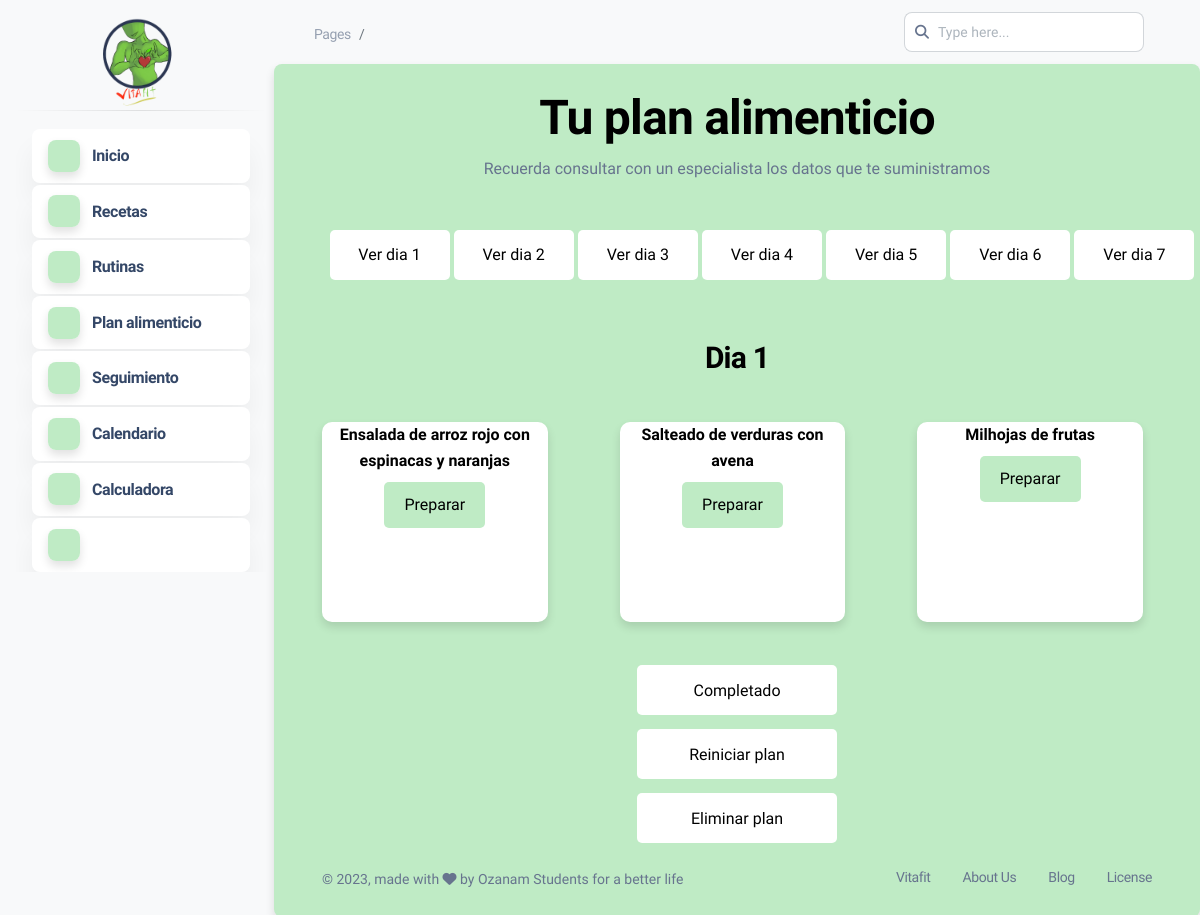
The app's page /dashboard.php?mod=palimenticio_pro with its own data.
### tables this page shows
CREATE TABLE `receta` (
  `id_receta` int(1) NOT NULL,
  `nombre` varchar(50) NOT NULL,
  `descripcion` varchar(15000) NOT NULL,
  `video` blob NOT NULL,
  `ingredientes` varchar(1000) NOT NULL,
  `imagen` mediumblob NOT NULL
);

### modulos/plan/palimenticio_pro.php (the view, shortened to what this page needs)
<center>
<h1>Tu plan alimenticio</h1>
<p>Recuerda consultar con un especialista los datos que te suministramos </p>
<div class="row">
  <form action="dashboard.php?mod=palimenticio_pro" method="POST" class="col-md-1 form_dias">
    <button type="submit" class="btn_dias" name="btn_dias">Ver dia 1</button>
  </form>
  <form action="dashboard.php?mod=palimenticio_pro" method="POST" class="col-md-1 form_dias">
    <button type="submit" class="btn_dias" name="btn_dias">Ver dia 2</button>
  </form>
  <form action="dashboard.php?mod=palimenticio_pro" method="POST" class="col-md-1 form_dias">
    <button type="submit" class="btn_dias" name="btn_dias">Ver dia 3</button>
  </form>
  <form action="dashboard.php?mod=palimenticio_pro" method="POST" class="col-md-1 form_dias">
    <button type="submit" class="btn_dias" name="btn_dias">Ver dia 4</button>
  </form>
  <form action="dashboard.php?mod=palimenticio_pro" method="POST" class="col-md-1 form_dias">
    <button type="submit" class="btn_dias" name="btn_dias">Ver dia 5</button>
  </form>
  <form action="dashboard.php?mod=palimenticio_pro" method="POST" class="col-md-1 form_dias">
    <button type="submit" class="btn_dias" name="btn_dias">Ver dia 6</button>
  </form>
  <form action="dashboard.php?mod=palimenticio_pro" method="POST" class="col-md-1 form_dias">
    <button type="submit" class="btn_dias" name="btn_dias">Ver dia 7</button>
  </form>
</div>
<br>
<?php
      if(isset($_POST["btn_dias"])){
        $dia=$_POST['dia'];
        $documento=$_SESSION['documento'];
        $consulta = mysqli_query($conexion,"SELECT * FROM plan_alimenticio WHERE numero_identificacion LIKE '%$documento%';") or die ($conexion."Error en la consulta");
        if($fila=mysqli_fetch_array($consulta)){
          $numero_plan=$fila['id_plan'];
          $consulta_lista = mysqli_query($conexion,"SELECT * FROM lista_plan WHERE id_plan = '$numero_plan' AND dia_consumo = '$dia';") or die ($conexion."Error en la consulta");
          $cantidad = mysqli_num_rows($consulta_lista);
          if($cantidad > 0){
            ?>
            <h3><?php echo "Dia ",$dia;?></h3>
            <div class="row">
            <?php
            while($fila=mysqli_fetch_array($consulta_lista)){
                $receta=$fila['id_receta'];
                $cumplida=$fila['completada'];
                $consulta=mysqli_query($conexion,"SELECT * FROM receta WHERE id_receta = '$receta';") or die ($conexion."Error en la consulta");
                while($fila=mysqli_fetch_array($consulta)){
                  ?>
                  <br>
                  <br><br>
                  <div class="receta col-md-3 col-lg-3 col-sm-3 col-xs-3 shadow-md">
                  <div class="nombre_receta">
                    <h6><?php echo $fila['nombre'];?></h6>
                  </div>
                    <?php
                    if($cumplida==2){
                      ?>
                    <div>
                    <p>Realizada</p>
                    </div>
                      <?php
                    }else{
                      ?>
                      <form method="post"action="dashboard.php?mod=info_receta">
                      <input type="text" class="form-control" name="nombre_receta" value="<?php echo $fila['nombre'];?>" hidden>
                      <button type="submit" class="btn_consulta" name="btn_receta">Preparar</button>
                      </form>
                      <?php
                    }
                    ?>
                  </div>
                  <?php
                }
              }
              ?>
              </div>
              <form action="dashboard.php?mod=palimenticio_pro" method="POST">
                <input type="text" name="dia" value="<?php echo $dia; ?>" hidden>
                <input type="text" name="id_plan" value="<?php echo $numero_plan; ?>" hidden>
                <button type="submit" name="btn_completado" class="btn_cambios">Completado</button>
              </form>
              <form action="dashboard.php?mod=palimenticio_pro" method="POST">
                <input type="text" name="id_plan" value="<?php echo $numero_plan; ?>" hidden>
                <button type="submit" name="btn_reiniciar" class="btn_cambios">Reiniciar plan</button>
              </form>
              <form action="dashboard.php?mod=palimenticio_pro" method="POST">
                <input type="text" name="id_plan" value="<?php echo $numero_plan; ?>" hidden>
                <button type="submit" name="btn_eliminar" class="btn_eliminar">Eliminar plan</button>
              </form>
              <?php
            }
          }
        }else{
          $documento=$_SESSION['documento'];
        $consulta = mysqli_query($conexion,"SELECT * FROM plan_alimenticio WHERE numero_identificacion LIKE '%$documento%';") or die ($conexion."Error en la consulta");
        if($fila=mysqli_fetch_array($consulta)){
          $numero_plan=$fila['id_plan'];
          $consulta_lista = mysqli_query($conexion,"SELECT * FROM lista_plan WHERE id_plan = '$numero_plan' AND dia_consumo = '1';") or die ($conexion."Error en la consulta");
          $cantidad = mysqli_num_rows($consulta_lista);
          if($cantidad > 0){
            ?>
            <h3><?php echo "Dia 1";?></h3>
            <div class="row">
            <?php
            while($fila=mysqli_fetch_array($consulta_lista)){
                $receta=$fila['id_receta'];
                $cumplida=$fila['completada'];
                $consulta=mysqli_query($conexion,"SELECT * FROM receta WHERE id_receta = '$receta';") or die ($conexion."Error en la consulta");
                while($fila=mysqli_fetch_array($consulta)){
                  ?>
                  <br>
                  <br><br>
                  <div class="receta col-md-3 col-lg-3 col-sm-3 col-xs-3 shadow-md">
                  <div class="nombre_receta">
                    <h6><?php echo $fila['nombre'];?></h6>
                  </div>
                  <?php
                    if($cumplida==2){
                      ?>
                    <div>
                    <p>Realizada</p>
                    </div>
                      <?php
                    }else{
                      ?>
                      <form method="post"action="dashboard.php?mod=info_receta">
                      <button type="submit" class="btn_consulta" name="btn_receta">Preparar</button>
                      </form>
                      <?php
                    }
                    ?>
                  </div>
                  <?php
                }
              }
              ?>
              </div>
              <form action="dashboard.php?mod=palimenticio_pro" method="POST">
                <button type="submit" name="btn_completado" class="btn_cambios">Completado</button>
              </form>
              <form action="dashboard.php?mod=palimenticio_pro" method="POST">
                <button type="submit" name="btn_reiniciar" class="btn_cambios">Reiniciar plan</button>
              </form>
              <form action="dashboard.php?mod=palimenticio_pro" method="POST">
                <button type="submit" name="btn_eliminar" class="btn_eliminar">Eliminar plan</button>
              </form>
              <?php
            }
          }
        }
?>
</center>

### modulos/plan/palimenticio_pro.php (style rules this page uses)
.receta { background-color:#fff; height: 200px; margin: 4%; border-radius: 10px; }
.btn_consulta { background-color:#BFEBC5; padding:10px 20px; color: black; border: none; border-radius: 5px; font-size: 16px; cursor: pointer; transition: transform 0.3s ease; }
.btn_dias { background-color:#fff; width: 120px; height: 50px; color: black; border: none; border-radius: 5px; font-size: 16px; cursor: pointer; margin:7px; transition: transform 0.3s ease; }
.btn_cambios { background-color:#fff; width: 200px; height: 50px; color: black; border: none; border-radius: 5px; font-size: 16px; cursor: pointer; margin:7px; transition: transform 0.3s ease; }
.btn_eliminar { background-color:white; width: 200px; height: 50px; color: black; border: none; border-radius: 5px; font-size: 16px; cursor: pointer; margin:7px; transition: transform 0.3s ease; }
.form_dias { margin: 24.5px; }

### records on screen
receta: nombre "Ensalada de arroz rojo con espinacas y naranjas"
receta: nombre "Salteado de verduras con avena"
receta: nombre "Milhojas de frutas"
